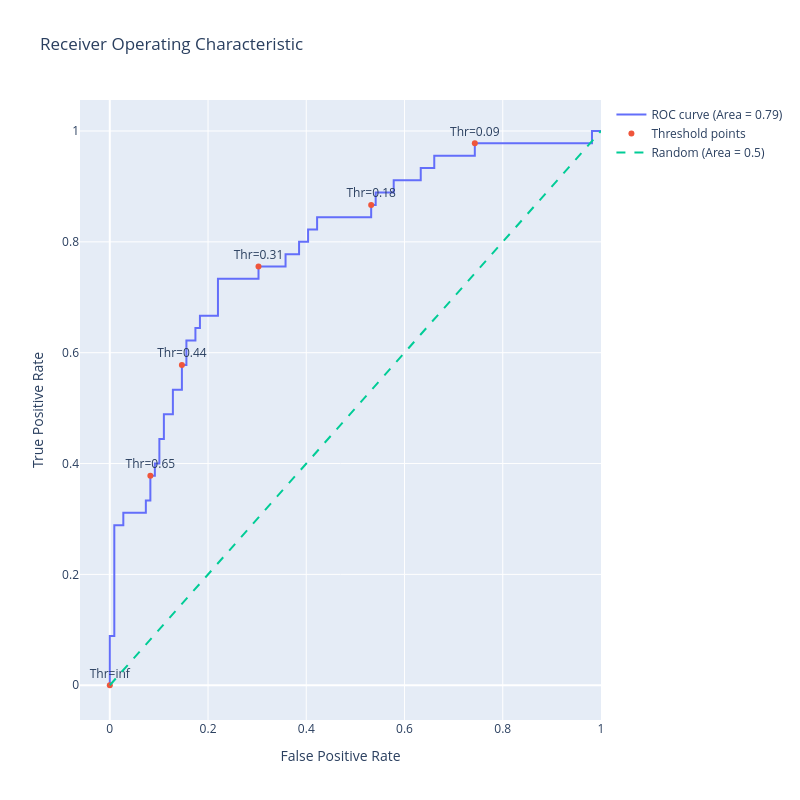

Notebook cell for this chart:
### Code cell
# Assuming fpr, tpr, thresholds are already calculated as before
fpr, tpr, thresholds = roc_curve(y_test, y_scores)

# Calculate the AUC (Area Under the Curve)
roc_auc = roc_auc_score(y_test, y_scores)

# Generate a trace for ROC curve
trace0 = go.Scatter(
    x=fpr,
    y=tpr,
    mode='lines',
    name=f'ROC curve (Area = {roc_auc:.2f})'
)

# Only label every nth point to avoid cluttering
n = 10
indices = np.arange(len(thresholds)) % n == 0  # Choose indices where index mod n is 0

trace1 = go.Scatter(
    x=fpr[indices],
    y=tpr[indices],
    mode='markers+text',
    name='Threshold points',
    text=[f"Thr={thr:.2f}" for thr in thresholds[indices]],
    textposition='top center'
)

# Diagonal line
trace2 = go.Scatter(
    x=[0, 1],
    y=[0, 1],
    mode='lines',
    name='Random (Area = 0.5)',
    line=dict(dash='dash')
)

data = [trace0, trace1, trace2]

# Define layout with square aspect ratio
layout = go.Layout(
    title='Receiver Operating Characteristic',
    xaxis=dict(title='False Positive Rate'),
    yaxis=dict(title='True Positive Rate'),
    autosize=False,
    width=800,
    height=800,
    showlegend=True
)

# Define figure and add data
fig = go.Figure(data=data, layout=layout)

# Show figure
fig.show()

### Figure 1 — Plotly figure (JSON) as saved in the notebook; plotly's stock layout.template omitted (floating-point values rounded to 4 significant figures)
{"data": [{"mode": "lines", "name": "ROC curve (Area = 0.79)", "type": "scatter", "x": [0.0, 0.0, 0.0, 0.009174, 0.009174, 0.02752, 0.02752, 0.07339, 0.07339, 0.08257, 0.08257, 0.09174, 0.09174, 0.1009, 0.1009, 0.1101, 0.1101, 0.1284, 0.1284, 0.1468, 0.1468, 0.156, 0.156, 0.1743, 0.1743, 0.1835, 0.1835, 0.2202, 0.2202, 0.3028, 0.3028, 0.3578, 0.3578, 0.3853, 0.3853, 0.4037, 0.4037, 0.422, 0.422, 0.5321, 0.5321, 0.5413, 0.5413, 0.578, 0.578, 0.633, 0.633, 0.6606, 0.6606, 0.7431, 0.7431, 0.9817, 0.9817, 1.0], "y": [0.0, 0.02222, 0.08889, 0.08889, 0.2889, 0.2889, 0.3111, 0.3111, 0.3333, 0.3333, 0.3778, 0.3778, 0.4, 0.4, 0.4444, 0.4444, 0.4889, 0.4889, 0.5333, 0.5333, 0.5778, 0.5778, 0.6222, 0.6222, 0.6444, 0.6444, 0.6667, 0.6667, 0.7333, 0.7333, 0.7556, 0.7556, 0.7778, 0.7778, 0.8, 0.8, 0.8222, 0.8222, 0.8444, 0.8444, 0.8667, 0.8667, 0.8889, 0.8889, 0.9111, 0.9111, 0.9333, 0.9333, 0.9556, 0.9556, 0.9778, 0.9778, 1.0, 1.0]}, {"mode": "markers+text", "name": "Threshold points", "text": ["Thr=inf", "Thr=0.65", "Thr=0.44", "Thr=0.31", "Thr=0.18", "Thr=0.09"], "textposition": "top center", "type": "scatter", "x": [0.0, 0.08257, 0.1468, 0.3028, 0.5321, 0.7431], "y": [0.0, 0.3778, 0.5778, 0.7556, 0.8667, 0.9778]}, {"line": {"dash": "dash"}, "mode": "lines", "name": "Random (Area = 0.5)", "type": "scatter", "x": [0, 1], "y": [0, 1]}], "layout": {"autosize": false, "height": 800, "showlegend": true, "title": {"text": "Receiver Operating Characteristic"}, "width": 800, "xaxis": {"title": {"text": "False Positive Rate"}}, "yaxis": {"title": {"text": "True Positive Rate"}}}}
